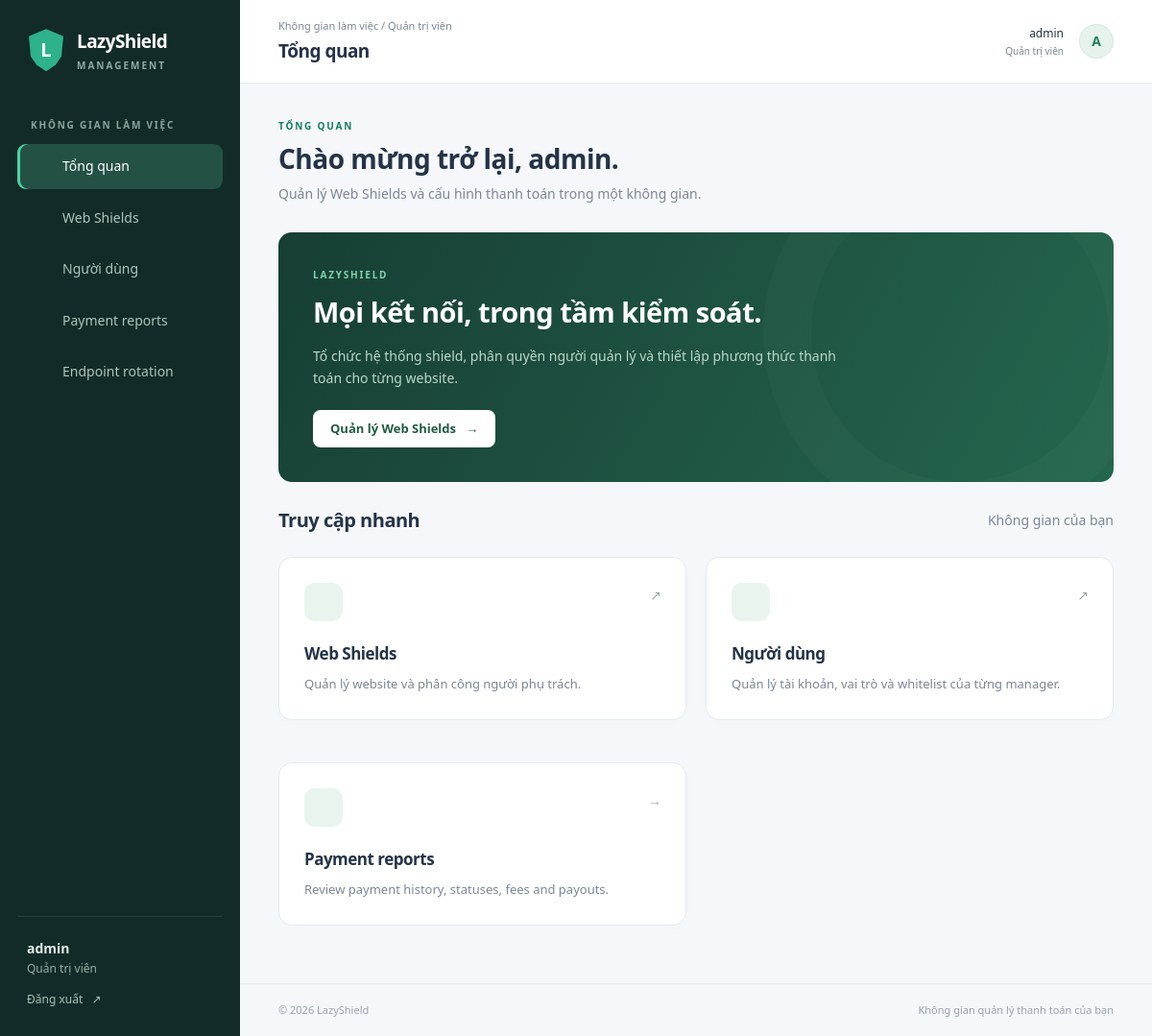
/index.php (signed in), run on the app's committed database.
### tables this page shows
CREATE TABLE users (
    id INT AUTO_INCREMENT PRIMARY KEY,
    username VARCHAR(50) UNIQUE,
    password VARCHAR(255),
    role ENUM('admin','manager') NOT NULL,
    created_at TIMESTAMP DEFAULT CURRENT_TIMESTAMP
);

### views/admin/dashboard.php (called while the page is built)
<?php require __DIR__ . '/../dashboard.php'; ?>

### includes/auth.php (called while the page is built, shortened)
<?php
require_once __DIR__ . '/db.php';
function isLoggedIn() {
    return isset($_SESSION['user_id']);
}
function currentUser() {
    if (!isset($_SESSION['user'])) {
        $row = db_query("SELECT id, username, role FROM users WHERE id = ?", [$_SESSION['user_id']]);
    }
    return $_SESSION['user'];
}

### includes/db.php (called while the page is built, shortened)
<?php
function getPDO() {
    static $pdo = null;
    if ($pdo === null) {
        $dsn = "mysql:host=" . DB_HOST . ";dbname=" . DB_NAME . ";charset=utf8mb4";
        $options = [
            PDO::ATTR_ERRMODE => PDO::ERRMODE_EXCEPTION,
            PDO::ATTR_DEFAULT_FETCH_MODE => PDO::FETCH_ASSOC,
        ];
        $pdo = new PDO($dsn, DB_USER, DB_PASS, $options);
    }
    return $pdo;
}
function db_query($sql, $params = []) {
    $pdo = getPDO();
    $stmt = $pdo->prepare($sql);
    $stmt->execute($params);
    return $stmt->fetchAll();
}

### views/dashboard.php (the view)
<?php require_once __DIR__ . '/layout_header.php'; ?>
<div class="page-intro"><div class="eyebrow">TỔNG QUAN</div><h2>Chào mừng trở lại, <?= htmlspecialchars($user['username'] ?? '') ?>.</h2><p>Quản lý Web Shields và cấu hình thanh toán trong một không gian.</p></div>
<div class="card welcome-card">
  <div class="eyebrow">LAZYSHIELD</div><h2>Mọi kết nối, trong tầm kiểm soát.</h2>
  <p><?= $isAdmin ? 'Tổ chức hệ thống shield, phân quyền người quản lý và thiết lập phương thức thanh toán cho từng website.' : 'Theo dõi các shield được giao, cập nhật cấu hình thanh toán và quản lý website được phép kết nối.' ?></p>
  <a class="btn" href="index.php?action=<?= $isAdmin ? 'admin_webshields' : 'manager_my_webshields' ?>">Quản lý Web Shields &nbsp; →</a>
</div>
<div class="section-heading"><h3>Truy cập nhanh</h3><span class="muted">Không gian của bạn</span></div>
<div class="dashboard-grid">
  <a class="card dashboard-link" href="index.php?action=<?= $isAdmin ? 'admin_webshields' : 'manager_my_webshields' ?>"><span class="tile-icon"><?= uiIcon('shield') ?></span><span class="tile-arrow">↗</span><h3>Web Shields</h3><p><?= $isAdmin ? 'Quản lý website và phân công người phụ trách.' : 'Xem website và cấu hình phương thức thanh toán.' ?></p></a>
  <?php if ($isAdmin): ?>
  <a class="card dashboard-link" href="index.php?action=admin_users"><span class="tile-icon"><?= uiIcon('users') ?></span><span class="tile-arrow">↗</span><h3>Người dùng</h3><p>Quản lý tài khoản, vai trò và whitelist của từng manager.</p></a>
  <?php else: ?>
  <a class="card dashboard-link" href="index.php?action=manager_whitelist"><span class="tile-icon"><?= uiIcon('globe') ?></span><span class="tile-arrow">↗</span><h3>Domain được phép</h3><p>Thiết lập website được kết nối đến các shield của bạn.</p></a>
  <?php endif; ?>
  <a class="card dashboard-link" href="index.php?action=transactions"><span class="tile-icon"><?= uiIcon('globe') ?></span><span class="tile-arrow">&rarr;</span><h3>Payment reports</h3><p>Review payment history, statuses, fees and payouts.</p></a>
</div>
<?php require_once __DIR__ . '/layout_footer.php'; ?>

### views/layout_header.php (shortened to what this page needs)
<?php
$user = currentUser();
$action = $_GET['action'] ?? 'home';
$isAdmin = ($user['role'] ?? '') === 'admin';
$titles = [
    'home' => 'Tổng quan', 'admin_webshields' => 'Quản lý Web Shields',
    'admin_edit_webshield' => 'Chi tiết Web Shield', 'admin_users' => 'Người dùng',
    'admin_manager_whitelist' => 'Domain được phép', 'manager_my_webshields' => 'Web Shields của tôi',
    'manager_payments' => 'Cấu hình thanh toán', 'manager_whitelist' => 'Domain được phép',
    'manager_whitelist_add' => 'Thêm domain', 'manager_whitelist_edit' => 'Chỉnh sửa domain',
];
$titles['transactions'] = 'Payment reports';
$titles['endpoint_rotation'] = 'Endpoint rotation';
$titles['endpoint_rotation_keys'] = 'Endpoint credentials';
$page_title = $page_title ?? ($titles[$action] ?? 'Quản lý LazyShield');
$roleLabel = $isAdmin ? 'Quản trị viên' : 'Người quản lý';
function uiIcon($name) {
    $paths = [
        'home' => '<rect x="3" y="3" width="7" height="7" rx="1.5"/><rect x="14" y="3" width="7" height="7" rx="1.5"/><rect x="3" y="14" width="7" height="7" rx="1.5"/><rect x="14" y="14" width="7" height="7" rx="1.5"/>',
        'shield' => '<path d="M12 3 3 7v5c0 5 9 10 9 10s9-5 9-10V7Z"/><path d="m8 12 3 3 5-6"/>',
        'users' => '<circle cx="9" cy="8" r="3"/><path d="M3 21v-3a6 6 0 0 1 12 0v3M16 5a3 3 0 0 1 0 6m2 4a5 5 0 0 1 3 5"/>',
        'globe' => '<circle cx="12" cy="12" r="9"/><ellipse cx="12" cy="12" rx="4" ry="9"/><path d="M3 12h18"/>',
    ];
    return '<svg class="nav-icon" viewBox="0 0 24 24" fill="none" stroke="currentColor" stroke-width="1.6" stroke-linecap="round" stroke-linejoin="round" aria-hidden="true">' . ($paths[$name] ?? $paths['shield']) . '</svg>';
}
$navigation = $isAdmin
    ? [['home','Tổng quan','home'],['admin_webshields','Web Shields','shield'],['admin_users','Người dùng','users']]
    : [['home','Tổng quan','home'],['manager_my_webshields','Web Shields của tôi','shield'],['manager_whitelist','Domain được phép','globe']];
$navigation[] = ['transactions', 'Payment reports', 'globe'];
$navigation[] = ['endpoint_rotation', 'Endpoint rotation', 'shield'];
$activeNav = $action;
?>
<!doctype html>
<html lang="vi">
<head>
  <?php foreach (['core','table','form'] as $stylesheet): ?>
  <link rel="stylesheet" href="/assets/css/<?= $stylesheet ?>.css?v=<?= filemtime(__DIR__ . '/../assets/css/' . $stylesheet . '.css') ?>">
  <?php endforeach; ?>
</head>
<body>
<div class="app-wrapper">
  <aside class="sidebar" id="sidebar" aria-label="Điều hướng chính">
    <div>
      <div class="sidebar-header"><div class="logo" aria-hidden="true">L</div><div class="brand-text">LazyShield<span class="brand-caption">MANAGEMENT</span></div></div>
      <div class="nav-label">KHÔNG GIAN LÀM VIỆC</div>
      <nav class="sidebar-nav">
        <?php foreach ($navigation as [$route,$label,$icon]): ?>
        <a class="nav-item <?= $activeNav === $route ? 'active' : '' ?>" href="index.php?action=<?= $route ?>" <?= $activeNav === $route ? 'aria-current="page"' : '' ?>><?= uiIcon($icon) ?><?= $label ?></a>
        <?php endforeach; ?>
      </nav>
    </div>
    <div class="sidebar-footer">
      <div class="user-line"><?= htmlspecialchars($user['username'] ?? '') ?></div>
      <div class="role-label"><?= $roleLabel ?></div>
      <a href="index.php?action=logout" class="logout">Đăng xuất &nbsp; ↗</a>
    </div>
  </aside>
  <main class="app-main">
    <header class="header">
      <div class="header-left">
        <div><div class="breadcrumb">Không gian làm việc / <?= $roleLabel ?></div><h1 class="page-title"><?= htmlspecialchars($page_title) ?></h1></div>
      </div>
      <div class="header-right"><div class="header-account"><?= htmlspecialchars($user['username'] ?? '') ?><small><?= $roleLabel ?></small></div><span class="avatar" aria-hidden="true"><?= htmlspecialchars(strtoupper(substr($user['username'] ?? 'S', 0, 1))) ?></span></div>
    </header>
    <section class="page-body">

### data on the page
users: username "admin", role "Quản trị viên", username "A"

### other printed values
$label "Tổng quan"
$label "Web Shields"
$label "Người dùng"
$label "Payment reports"
$label "Endpoint rotation"
$page_title "Tổng quan"
